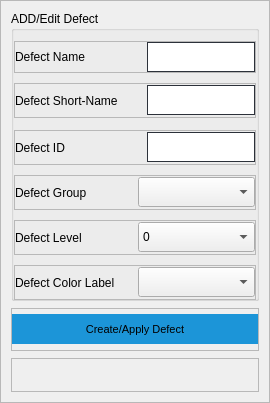
                              <widget class="QFrame" name="frame_add_defect">
                               <property name="minimumSize">
                                <size>
                                 <width>270</width>
                                 <height>0</height>
                                </size>
                               </property>
                               <property name="maximumSize">
                                <size>
                                 <width>0</width>
                                 <height>16777215</height>
                                </size>
                               </property>
                               <property name="frameShape">
                                <enum>QFrame::StyledPanel</enum>
                               </property>
                               <property name="frameShadow">
                                <enum>QFrame::Sunken</enum>
                               </property>
                               <property name="lineWidth">
                                <number>7</number>
                               </property>
                               <property name="midLineWidth">
                                <number>4</number>
                               </property>
                               <layout class="QVBoxLayout" name="verticalLayout_82">
                                <property name="spacing">
                                 <number>7</number>
                                </property>
                                <property name="leftMargin">
                                 <number>10</number>
                                </property>
                                <property name="topMargin">
                                 <number>10</number>
                                </property>
                                <property name="rightMargin">
                                 <number>10</number>
                                </property>
                                <property name="bottomMargin">
                                 <number>10</number>
                                </property>
                                <item alignment="Qt::AlignTop">
                                 <widget class="QGroupBox" name="groupBox_6">
                                  <property name="title">
                                   <string>ADD/Edit Defect</string>
                                  </property>
                                  <layout class="QVBoxLayout" name="verticalLayout_83">
                                   <property name="spacing">
                                    <number>10</number>
                                   </property>
                                   <property name="leftMargin">
                                    <number>0</number>
                                   </property>
                                   <property name="topMargin">
                                    <number>10</number>
                                   </property>
                                   <property name="rightMargin">
                                    <number>0</number>
                                   </property>
                                   <property name="bottomMargin">
                                    <number>0</number>
                                   </property>
                                   <item>
                                    <widget class="QFrame" name="frame_104">
                                     <property name="maximumSize">
                                      <size>
                                       <width>16777215</width>
                                       <height>35</height>
                                      </size>
                                     </property>
                                     <property name="frameShape">
                                      <enum>QFrame::StyledPanel</enum>
                                     </property>
                                     <property name="frameShadow">
                                      <enum>QFrame::Raised</enum>
                                     </property>
                                     <layout class="QHBoxLayout" name="horizontalLayout_72">
                                      <property name="spacing">
                                       <number>0</number>
                                      </property>
                                      <property name="leftMargin">
                                       <number>0</number>
                                      </property>
                                      <property name="topMargin">
                                       <number>0</number>
                                      </property>
                                      <property name="rightMargin">
                                       <number>0</number>
                                      </property>
                                      <property name="bottomMargin">
                                       <number>0</number>
                                      </property>
                                      <item>
                                       <widget class="QLabel" name="label_87">
                                        <property name="minimumSize">
                                         <size>
                                          <width>4</width>
                                          <height>0</height>
                                         </size>
                                        </property>
                                        <property name="text">
                                         <string>Defect Name</string>
                                        </property>
                                       </widget>
                                      </item>
                                      <item alignment="Qt::AlignRight">
                                       <widget class="QLineEdit" name="defect_name_lineedit">
                                        <property name="minimumSize">
                                         <size>
                                          <width>0</width>
                                          <height>30</height>
                                         </size>
                                        </property>
                                        <property name="styleSheet">
                                         <string notr="true">QLineEdit{
border-radius: 0px;
border: 1px solid rgb(44, 49, 58);
}

QLineEdit:disabled {
border: 1px solid #CDCDCE;
}</string>
                                        </property>
                                       </widget>
                                      </item>
                                     </layout>
                                    </widget>
                                   </item>
                                   <item>
                                    <widget class="QFrame" name="frame_105">
                                     <property name="minimumSize">
                                      <size>
                                       <width>0</width>
                                       <height>35</height>
                                      </size>
                                     </property>
                                     <property name="maximumSize">
                                      <size>
                                       <width>16777215</width>
                                       <height>35</height>
                                      </size>
                                     </property>
                                     <property name="frameShape">
                                      <enum>QFrame::StyledPanel</enum>
                                     </property>
                                     <property name="frameShadow">
                                      <enum>QFrame::Raised</enum>
                                     </property>
                                     <layout class="QHBoxLayout" name="horizontalLayout_73">
                                      <property name="spacing">
                                       <number>0</number>
                                      </property>
                                      <property name="leftMargin">
                                       <number>0</number>
                                      </property>
                                      <property name="topMargin">
                                       <number>0</number>
                                      </property>
                                      <property name="rightMargin">
                                       <number>0</number>
                                      </property>
                                      <property name="bottomMargin">
                                       <number>0</number>
                                      </property>
                                      <item>
                                       <widget class="QLabel" name="label_102">
                                        <property name="minimumSize">
                                         <size>
                                          <width>4</width>
                                          <height>0</height>
                                         </size>
                                        </property>
                                        <property name="text">
                                         <string>Defect Short-Name</string>
                                        </property>
                                       </widget>
                                      </item>
                                      <item alignment="Qt::AlignRight">
                                       <widget class="QLineEdit" name="defect_shortname_lineedit">
                                        <property name="minimumSize">
                                         <size>
                                          <width>0</width>
                                          <height>30</height>
                                         </size>
                                        </property>
                                        <property name="styleSheet">
                                         <string notr="true">QLineEdit{
border-radius: 0px;
border: 1px solid rgb(44, 49, 58);
}

QLineEdit:disabled {
border: 1px solid #CDCDCE;
}</string>
                                        </property>
                                        <property name="echoMode">
                                         <enum>QLineEdit::Normal</enum>
                                        </property>
                                       </widget>
                                      </item>
                                     </layout>
                                    </widget>
                                   </item>
                                   <item>
                                    <widget class="QFrame" name="frame_106">
                                     <property name="minimumSize">
                                      <size>
                                       <width>0</width>
                                       <height>35</height>
                                      </size>
                                     </property>
                                     <property name="maximumSize">
                                      <size>
                                       <width>16777215</width>
                                       <height>30</height>
                                      </size>
                                     </property>
                                     <property name="frameShape">
                                      <enum>QFrame::StyledPanel</enum>
                                     </property>
                                     <property name="frameShadow">
                                      <enum>QFrame::Raised</enum>
                                     </property>
                                     <layout class="QHBoxLayout" name="horizontalLayout_74">
                                      <property name="leftMargin">
                                       <number>0</number>
                                      </property>
                                      <property name="topMargin">
                                       <number>0</number>
                                      </property>
                                      <property name="rightMargin">
                                       <number>0</number>
                                      </property>
                                      <property name="bottomMargin">
                                       <number>0</number>
                                      </property>
                                      <item>
                                       <widget class="QLabel" name="label_103">
                                        <property name="minimumSize">
                                         <size>
                                          <width>4</width>
                                          <height>0</height>
                                         </size>
                                        </property>
                                        <property name="text">
                                         <string>Defect ID</string>
                                        </property>
                                       </widget>
                                      </item>
                                      <item alignment="Qt::AlignRight">
                                       <widget class="QLineEdit" name="defect_id_lineedit">
                                        <property name="minimumSize">
                                         <size>
                                          <width>0</width>
                                          <height>30</height>
                                         </size>
                                        </property>
                                        <property name="styleSheet">
                                         <string notr="true">QLineEdit{
border-radius: 0px;
border: 1px solid rgb(44, 49, 58);
}

QLineEdit:disabled {
border: 1px solid #CDCDCE;
}</string>
                                        </property>
                                        <property name="echoMode">
                                         <enum>QLineEdit::Normal</enum>
                                        </property>
                                       </widget>
                                      </item>
                                     </layout>
                                    </widget>
                                   </item>
                                   <item>
                                    <widget class="QFrame" name="frame_117">
                                     <property name="minimumSize">
                                      <size>
                                       <width>0</width>
                                       <height>35</height>
                                      </size>
                                     </property>
                                     <property name="maximumSize">
                                      <size>
                                       <width>16777215</width>
                                       <height>30</height>
                                      </size>
                                     </property>
                                     <property name="frameShape">
                                      <enum>QFrame::StyledPanel</enum>
                                     </property>
                                     <property name="frameShadow">
                                      <enum>QFrame::Raised</enum>
                                     </property>
                                     <layout class="QHBoxLayout" name="horizontalLayout_84">
                                      <property name="leftMargin">
                                       <number>0</number>
                                      </property>
                                      <property name="topMargin">
                                       <number>0</number>
                                      </property>
                                      <property name="rightMargin">
                                       <number>0</number>
                                      </property>
                                      <property name="bottomMargin">
                                       <number>0</number>
                                      </property>
                                      <item>
                                       <widget class="QLabel" name="label_108">
                                        <property name="minimumSize">
                                         <size>
                                          <width>4</width>
                                          <height>0</height>
                                         </size>
                                        </property>
                                        <property name="text">
                                         <string>Defect Group</string>
                                        </property>
                                       </widget>
                                      </item>
                                      <item>
                                       <widget class="QComboBox" name="defect_group_combo">
                                        <property name="minimumSize">
                                         <size>
                                          <width>0</width>
                                          <height>30</height>
                                         </size>
                                        </property>
                                       </widget>
                                      </item>
                                     </layout>
                                    </widget>
                                   </item>
                                   <item>
                                    <widget class="QFrame" name="frame_116">
                                     <property name="minimumSize">
                                      <size>
                                       <width>0</width>
                                       <height>35</height>
                                      </size>
                                     </property>
                                     <property name="maximumSize">
                                      <size>
                                       <width>16777215</width>
                                       <height>30</height>
                                      </size>
                                     </property>
                                     <property name="frameShape">
                                      <enum>QFrame::StyledPanel</enum>
                                     </property>
                                     <property name="frameShadow">
                                      <enum>QFrame::Raised</enum>
                                     </property>
                                     <layout class="QHBoxLayout" name="horizontalLayout_83">
                                      <property name="leftMargin">
                                       <number>0</number>
                                      </property>
                                      <property name="topMargin">
                                       <number>0</number>
                                      </property>
                                      <property name="rightMargin">
                                       <number>0</number>
                                      </property>
                                      <property name="bottomMargin">
                                       <number>0</number>
                                      </property>
                                      <item>
                                       <widget class="QLabel" name="label_107">
                                        <property name="minimumSize">
                                         <size>
                                          <width>4</width>
                                          <height>0</height>
                                         </size>
                                        </property>
                                        <property name="text">
                                         <string>Defect Level</string>
                                        </property>
                                       </widget>
                                      </item>
                                      <item>
                                       <widget class="QComboBox" name="defect_level_comboBox">
                                        <property name="minimumSize">
                                         <size>
                                          <width>0</width>
                                          <height>30</height>
                                         </size>
                                        </property>
                                        <item>
                                         <property name="text">
                                          <string>0</string>
                                         </property>
                                        </item>
                                        <item>
                                         <property name="text">
                                          <string>1</string>
                                         </property>
                                        </item>
                                        <item>
                                         <property name="text">
                                          <string>2</string>
                                         </property>
                                        </item>
                                        <item>
                                         <property name="text">
                                          <string>3</string>
                                         </property>
                                        </item>
                                       </widget>
                                      </item>
                                     </layout>
                                    </widget>
                                   </item>
                                   <item>
                                    <widget class="QFrame" name="frame_115">
                                     <property name="minimumSize">
                                      <size>
                                       <width>0</width>
                                       <height>35</height>
                                      </size>
                                     </property>
                                     <property name="maximumSize">
                                      <size>
                                       <width>16777215</width>
                                       <height>30</height>
                                      </size>
                                     </property>
                                     <property name="frameShape">
                                      <enum>QFrame::StyledPanel</enum>
                                     </property>
                                     <property name="frameShadow">
                                      <enum>QFrame::Raised</enum>
                                     </property>
                                     <layout class="QHBoxLayout" name="horizontalLayout_82">
                                      <property name="leftMargin">
                                       <number>0</number>
                                      </property>
                                      <property name="topMargin">
                                       <number>0</number>
                                      </property>
                                      <property name="rightMargin">
                                       <number>0</number>
                                      </property>
                                      <property name="bottomMargin">
                                       <number>0</number>
                                      </property>
                                      <item>
                                       <widget class="QLabel" name="label_106">
                                        <property name="minimumSize">
                                         <size>
                                          <width>4</width>
                                          <height>0</height>
                                         </size>
                                        </property>
                                        <property name="text">
                                         <string>Defect Color Label</string>
                                        </property>
                                       </widget>
                                      </item>
                                      <item>
                                       <widget class="QComboBox" name="defect_color_comboBox">
                                        <property name="minimumSize">
                                         <size>
                                          <width>0</width>
                                          <height>30</height>
                                         </size>
                                        </property>
                                       </widget>
                                      </item>
                                     </layout>
                                    </widget>
                                   </item>
                                  </layout>
                                 </widget>
                                </item>
                                <item>
                                 <widget class="QFrame" name="frame_110">
                                  <property name="minimumSize">
                                   <size>
                                    <width>0</width>
                                    <height>43</height>
                                   </size>
                                  </property>
                                  <property name="frameShape">
                                   <enum>QFrame::StyledPanel</enum>
                                  </property>
                                  <property name="frameShadow">
                                   <enum>QFrame::Raised</enum>
                                  </property>
                                  <layout class="QHBoxLayout" name="horizontalLayout_76">
                                   <property name="spacing">
                                    <number>0</number>
                                   </property>
                                   <property name="leftMargin">
                                    <number>0</number>
                                   </property>
                                   <property name="topMargin">
                                    <number>0</number>
                                   </property>
                                   <property name="rightMargin">
                                    <number>0</number>
                                   </property>
                                   <property name="bottomMargin">
                                    <number>0</number>
                                   </property>
                                   <item>
                                    <widget class="QPushButton" name="create_defect">
                                     <property name="minimumSize">
                                      <size>
                                       <width>0</width>
                                       <height>30</height>
                                      </size>
                                     </property>
                                     <property name="font">
                                      <font>
                                       <pointsize>8</pointsize>
                                       <weight>50</weight>
                                       <bold>false</bold>
                                      </font>
                                     </property>
                                     <property name="cursor">
                                      <cursorShape>PointingHandCursor</cursorShape>
                                     </property>
                                     <property name="styleSheet">
                                      <string notr="true">QPushButton{
background: #1C95D8;
border: Transparent;
}

QPushButton:disabled {
    background-color: #8D8D8D;
}

QPushButton:pressed {
	background-color: rgb(0, 0, 0);
}</string>
                                     </property>
                                     <property name="text">
                                      <string>Create/Apply Defect</string>
                                     </property>
                                    </widget>
                                   </item>
                                  </layout>
                                 </widget>
                                </item>
                                <item>
                                 <widget class="QFrame" name="frame_111">
                                  <property name="minimumSize">
                                   <size>
                                    <width>0</width>
                                    <height>33</height>
                                   </size>
                                  </property>
                                  <property name="frameShape">
                                   <enum>QFrame::StyledPanel</enum>
                                  </property>
                                  <property name="frameShadow">
                                   <enum>QFrame::Raised</enum>
                                  </property>
                                  <layout class="QVBoxLayout" name="verticalLayout_85">
                                   <item alignment="Qt::AlignHCenter">
                                    <widget class="QLabel" name="create_defect_message">
                                     <property name="text">
                                      <string/>
                                     </property>
                                    </widget>
                                   </item>
                                  </layout>
                                 </widget>
                                </item>
                               </layout>
                              </widget>
